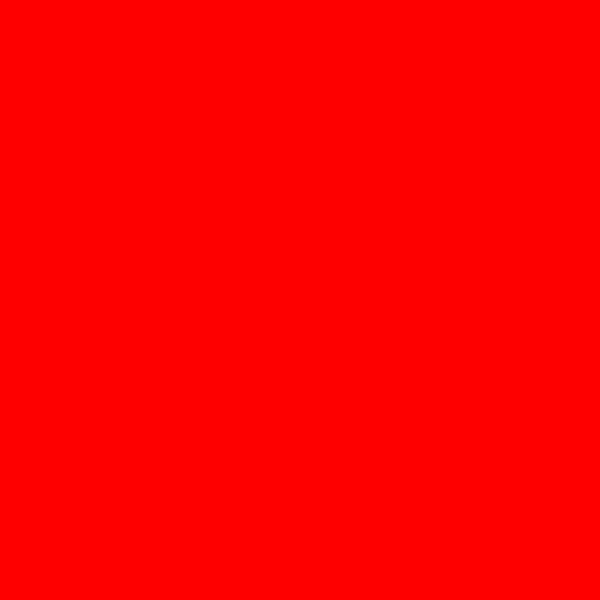
Frame 1 (no input)
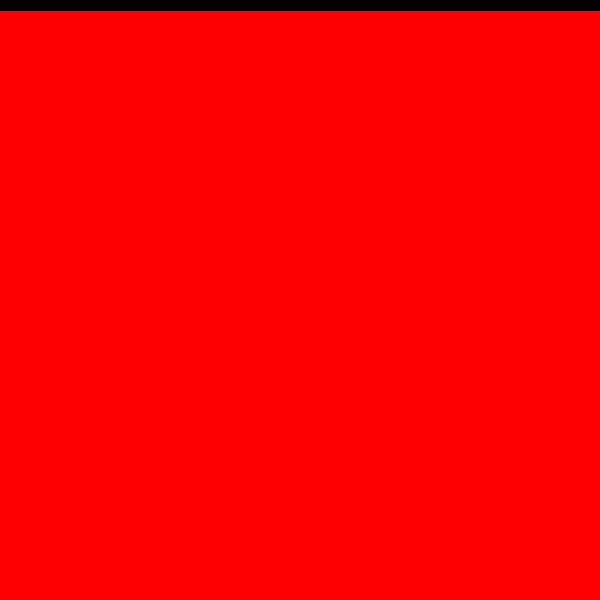
Frame 60 (the mouse pressed at the canvas centre just before this capture)
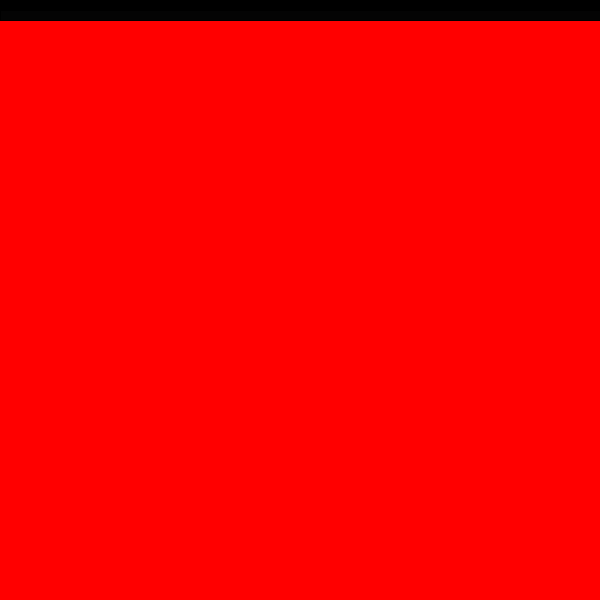
Frame 120 (the mouse held since frame 60 and released just before this capture)

The Processing sketch that drew these frames (run headless with seeded random() and noise(); from frame 60 on, the mouse is pressed at the canvas centre):

// Processing sketch: processing_93547
// ── processing_93547.pde

int sec;
int differenceSec;
int dak; // dak means minute in turkish :)
int differenceDak;
int saat; // hour in turkish
int differenceSaat;
int numBarsforSec;
int numBarsforMin;


void setup() { 
  size(600, 600);
}

void draw() {
  int runningTime = millis();
  background(255,0,0);
  
  if ( differenceSaat > 1000*60*60) {
    saat = runningTime;
  }
  differenceSaat = runningTime -saat;

  if ( differenceDak > 1000*60) {
    dak = runningTime;
    numBarsforMin ++;
    numBarsforSec = 0;
  }
  differenceDak = runningTime - dak;
  println(differenceDak);

  if ( differenceSec > 1000 ) {
    sec = runningTime;
    numBarsforSec ++;
  }
  int rectheight = 0;
  for ( int i=0; i< numBarsforSec ; i++) {
    fill( map(i, 0, 60, 0, 255 ) ); 
    rect ( 0, rectheight, width, height/60 ); 
    rectheight += height/60;
  }
  int rectWidth = 0;
  for ( int i=0; i< numBarsforMin; i++) {
    fill( map(i, 0, 60, 0, 255));
    rect ( rectWidth, 0, width/60, height);
    rectWidth += width/60;
  }

  differenceSec = runningTime - sec;
  println(differenceSec);
}
